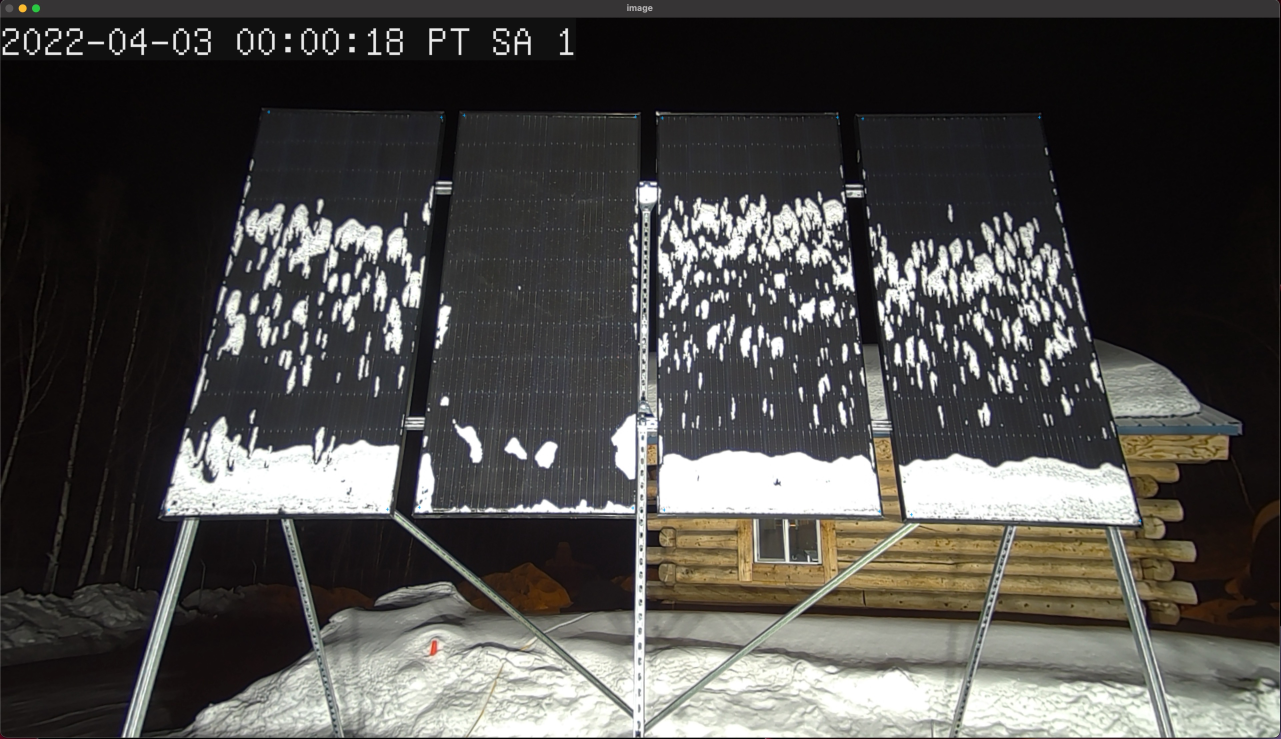
#> input picture images/CornerClick.jpg, 3842 x 2215 px, given in place of TestImage5.png, which was not available (shown at 1/3 size)
$ python HSVscript.py
#> lines starting #> are read from the running program, lines starting #| are printed output that depends on the picture; after the words box and inside, x2 and y2 are one past the last pixel; in counts of white or black regions, pixels touching at a corner belong together; pictures that were not available may be replaced by others from this repository, and a replacement may not be noted
from __future__ import print_function
import cv2 as cv
import argparse
import os
import numpy as np
max_value = 255
max_value_H = 360//2
low_H = 0
low_S = 0
low_V = 0
high_H = max_value_H
high_S = max_value
high_V = max_value
window_capture_name = 'Video Capture'
window_detection_name = 'Object Detection'
low_H_name = 'Low H'
low_S_name = 'Low S'
low_V_name = 'Low V'
high_H_name = 'High H'
high_S_name = 'High S'
high_V_name = 'High V'
def on_low_H_thresh_trackbar(val):
    global low_H
    global high_H
    low_H = val
    low_H = min(high_H-1, low_H)
    cv.setTrackbarPos(low_H_name, window_detection_name, low_H)
def on_high_H_thresh_trackbar(val):
    global low_H
    global high_H
    high_H = val
    high_H = max(high_H, low_H+1)
    cv.setTrackbarPos(high_H_name, window_detection_name, high_H)
def on_low_S_thresh_trackbar(val):
    global low_S
    global high_S
    low_S = val
    low_S = min(high_S-1, low_S)
    cv.setTrackbarPos(low_S_name, window_detection_name, low_S)
def on_high_S_thresh_trackbar(val):
    global low_S
    global high_S
    high_S = val
    high_S = max(high_S, low_S+1)
    cv.setTrackbarPos(high_S_name, window_detection_name, high_S)
def on_low_V_thresh_trackbar(val):
    global low_V
    global high_V
    low_V = val
    low_V = min(high_V-1, low_V)
    cv.setTrackbarPos(low_V_name, window_detection_name, low_V)
def on_high_V_thresh_trackbar(val):
    global low_V
    global high_V
    high_V = val
    high_V = max(high_V, low_V+1)
    cv.setTrackbarPos(high_V_name, window_detection_name, high_V)
parser = argparse.ArgumentParser(description='Code for Thresholding Operations using inRange tutorial.')
parser.add_argument('--camera', help='Camera divide number.', default=0, type=int)
args = parser.parse_args()
cap = cv.VideoCapture(args.camera)
cv.namedWindow(window_capture_name)
cv.namedWindow(window_detection_name)
cv.createTrackbar(low_H_name, window_detection_name , low_H, max_value_H, on_low_H_thresh_trackbar)
#> slider 'Low H' is set to 36
cv.createTrackbar(high_H_name, window_detection_name , high_H, max_value_H, on_high_H_thresh_trackbar)
cv.createTrackbar(low_S_name, window_detection_name , low_S, max_value, on_low_S_thresh_trackbar)
#> slider 'Low S' is set to 51
cv.createTrackbar(high_S_name, window_detection_name , high_S, max_value, on_high_S_thresh_trackbar)
cv.createTrackbar(low_V_name, window_detection_name , low_V, max_value, on_low_V_thresh_trackbar)
#> slider 'Low V' is set to 51
cv.createTrackbar(high_V_name, window_detection_name , high_V, max_value, on_high_V_thresh_trackbar)
path = r'C:\Users\AKROStudent2\Desktop\CRREL-Solar-Project\TestTimeLapse' ##Supply Full Path to TimeLapse directory
os.chdir(path) # We have to set the path everytime since cv2 can't handle relative paths without it.
TestSetting = 6
if (TestSetting == 1):
    ## Glare During The DAY
    img = cv.imread('TestImage3.png')
    pts = np.array([(1245, 151), (1535, 138), (1705, 780), (1343, 777)])
elif (TestSetting == 2):
    ## Snow During the Day
    img = cv.imread('TestImage4.png')
    pts = np.array([(631, 156), (913, 154), (924, 788), (572, 797)])
elif (TestSetting == 3):
    ## Snow During the Day with weird coating
    img = cv.imread('TestImage4.png')
    pts = np.array([(944, 159), (1224, 156), (1301, 779), (961, 785)])
elif (TestSetting == 4):
    ## No Snow or glare during the day
    img = cv.imread('TestImage2.png')
    pts = np.array([(987, 145), (1256, 146), (1316, 744), (991, 743)])
elif (TestSetting == 5):
    ## Snow During the Night
    img = cv.imread('TestImage.png')
    pts = np.array([(986, 145), (1258, 145), (1321, 748), (987, 745)])
elif (TestSetting == 6):
    ## No Snow During the Night
    img = cv.imread('TestImage5.png')
#> img is the input picture: shape (2215, 3842, 3); mean B, G, R 73.1, 75.4, 77
    pts = np.array([(311, 164), (604, 164), (533, 776), (142, 803)])
elif (TestSetting == 7):
    ## Almost Fully Covered Panel in the Day from the old Array
    img = cv.imread('TestImage6.png')
    pts = np.array([(242, 230), (401, 230), (400, 312), (234, 312)])
elif (TestSetting == 8):
    ## Night Time With a tiny bit of snow
    img = cv.imread('TestImage.png')
    pts = np.array([(692, 144), (959, 145), (953, 746), (623, 748)])
elif (TestSetting == 9):
    ## Cropped 8 to have a larger section of snow
    img = cv.imread('TestImage.png')
    pts = np.array([(364, 268), (643, 274), (580, 746), (245, 747)])


## Cropping the bounding rectangle
rect = cv.boundingRect(pts)
x,y,w,h = rect
cropped = img[y:y+h, x:x+w].copy()
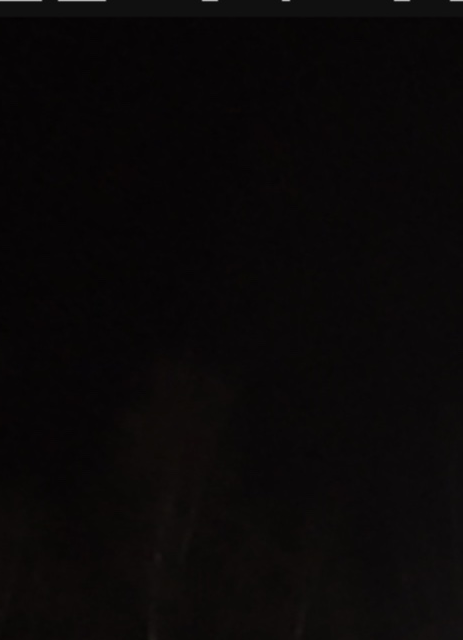
#> cropped: shape (640, 463, 3); mean B, G, R 8.1, 7.9, 9.9

## Converting the crop to gray scale
#sampleintensity = img[0:60,870:890]
#sampleintensity = cv.cvtColor(sampleintensity, cv.COLOR_BGR2GRAY)
#sampleintensity = cv.mean(sampleintensity)[0]


#cropped = cv2.cvtColor(cropped, cv2.COLOR_BGR2GRAY)

## Testing Contrast
## cropped = cv2.equalizeHist(cropped)
## This increases the contrast of the image. Use this and TestSetting == 2 to
## see an example for when We Have SNOW and SUN

## Generating the Mask
pts = pts - pts.min(axis=0)
mask = np.zeros(cropped.shape[:2], np.uint8)
cv.drawContours(mask, [pts], -1, (255, 255, 255), -1, cv.LINE_AA)
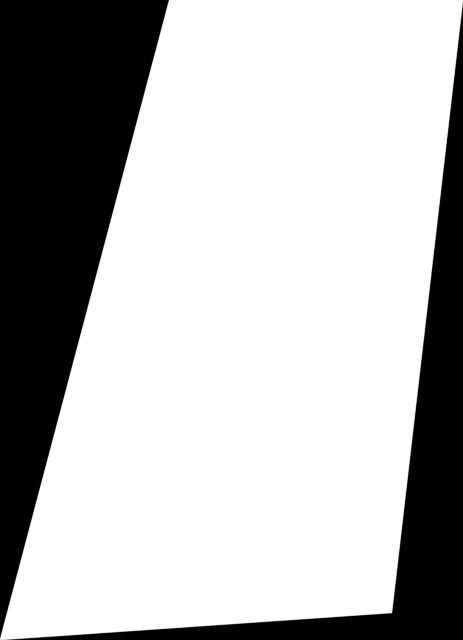
#> mask: shape (640, 463); min 0, max 255, mean 183.8

## Removing everything outside the Mask with bitwise operation
dst = cv.bitwise_and(cropped, cropped, mask=mask)
bg = np.ones_like(cropped, np.uint8)*0
cv.bitwise_not(bg,bg, mask=mask)
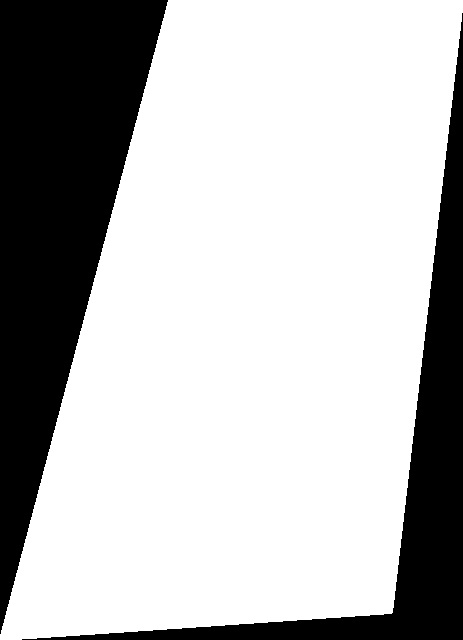
#> bg: shape (640, 463, 3); 72.5% white; 2 black regions, box (x1, y1, x2, y2) and area: (0, 0, 168, 634) 53445, (22, 13, 463, 640) 27977
dst = bg+dst
### THIS IS VERY IMPORTANT IT DEALS WITH THE LINES AND DOTS ON THE PANELS AND IS The Main Preprocessing ###
dst = cv.medianBlur(dst, ksize=7)
dst = cv.bilateralFilter(dst,9,75,75)
# [5 lines of commented-out code are left out]


while True:
    frame_HSV = cv.cvtColor(dst, cv.COLOR_BGR2HSV)
#> frame_HSV: shape (640, 463, 3); mean H, S, V 72.8, 54.5, 6.5
    frame_threshold = cv.inRange(frame_HSV, (0, 0, 231), (180, 18, 255))
#> frame_threshold: shape (640, 463); every value is 0


    cv.imshow(window_capture_name, dst)
    cv.imshow(window_detection_name, frame_threshold)

    key = cv.waitKey(30)
#> (key q is pressed here)
    if key == ord('q') or key == 27:
        break
